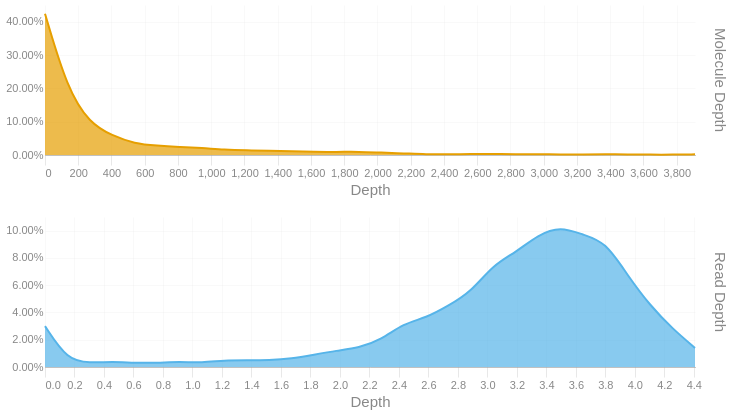

Notebook code cell kept with this figure:
### Code cell
readdep = depth_hist(tb['Read Depth'], q99, 3)
readdep = readdep.with_columns(pl.lit('Read Depth').alias('Metric'))
if not SKIPLR:
    moldep = depth_hist(tb['Molecule Depth'], mol_q99, 1)
    moldep = moldep.with_columns(pl.lit('Molecule Depth').alias('Metric'))
    _hist = pl.concat([readdep, moldep])
    _hist = _hist.filter(pl.col('Proportion') != 0)
    with SafeRender(_hist):
        (
            alt.Chart(_hist)        
            .mark_area(interpolate = "basis")
            .encode(
                x=alt.X('Bin:Q').scale(domainMin=0).axis(alt.Axis(title='Depth')),
                y = alt.Y('Proportion:Q', title = None).axis(format = '.2%'),
                color = alt.Color('Metric:N').legend(None),
                row = alt.Row("Metric:N").header(title = None, labelOrient = 'right'),
                tooltip = [
                    alt.Tooltip("Metric:N", title = "Metric"),
                    alt.Tooltip('Interval:N', title = "Depth Interval"),
                    alt.Tooltip('Proportion:Q', title = "% Alignments").format('.2%')
                ]
            )
            .resolve_scale(x='independent', y='independent')
            .properties(
                height = 150, width = 650,
                usermeta={'embedOptions': {'downloadFileName': f'{samplename}.depth.hist'}}
            )
        ).display()
else:
    readdep = readdep.filter(pl.col('Proportion') != 0)
    with SafeRender(readdep):
        (
            alt.Chart(readdep)        
            .mark_area(interpolate = "basis")
            .encode(
                x=alt.X('Bin:Q').scale(domainMin=0).axis(alt.Axis(title='Depth')),
                y = alt.Y('Proportion:Q', title = None).axis(format = '.2%'),
                tooltip = [
                    alt.Tooltip('Interval:N', title = "Depth Interval"),
                    alt.Tooltip('Proportion:Q', title = "% Alignments").format('.2%')
                ]
            )
            .properties(
                usermeta={'embedOptions': {'downloadFileName': f'{samplename}.depth.hist'}}
            )
        ).display()

### Figure 1 — Vega-Lite specification as saved in the notebook (floating-point values rounded to 4 significant figures)
{"width": 650, "height": 150, "config": {"title": {"anchor": "start", "dy": -15, "fontSize": 18, "color": "#888888", "subtitleColor": "#888888", "subtitleFontSize": 14}, "arc": {"fill": "#0072B2"}, "axis": {"domainColor": "#888888", "domainWidth": 0.5, "gridWidth": 0.2, "grid": false, "titleFontWeight": 400, "titleFontSize": 15, "labelFontSize": 11, "labelColor": "#888888", "tickColor": "#888888", "tickWidth": 0.2, "titleColor": "#888888"}, "axisBand": {"grid": false}, "axisX": {"grid": true, "tickSize": 10, "domainCap": "round"}, "axisY": {"domain": false, "grid": true, "tickSize": 0, "domainCap": "round"}, "background": "transparent", "header": {"labelFontSize": 15, "labelColor": "#888888", "titleFontSize": 15, "titleFontWeight": 600, "titleColor": "#888888"}, "legend": {"labelFont": "sans-serif", "labelFontSize": 12, "labelColor": "#888888", "symbolSize": 100, "symbolType": "circle", "titleFontSize": 12, "titlePadding": 10, "titleColor": "#888888", "title": null}, "range": {"category": ["#E69F00", "#56B4E9", "#009E73", "#F0E442", "#0072B2", "#D55E00", "#CC79A7", "#000000"], "diverging": ["#cfe8f3", "#a2d4ec", "#73bfe2", "#46abdb", "#1696d2", "#12719e"]}, "area": {"fill": "#0072B2", "fillOpacity": 0.7, "line": true, "strokeOpacity": 0.7}, "line": {"color": "#0072B2", "stroke": "#0072B2", "strokeWidth": 2}, "trail": {"color": "#0072B2", "stroke": "#0072B2", "strokeWidth": 0, "size": 1}, "point": {"filled": true, "fillOpacity": 1.0, "size": 95}, "text": {"color": "#888888", "fontSize": 11, "align": "right", "fontWeight": 400, "size": 11}, "bar": {"fill": "#0072B2", "stroke": null}, "view": {"stroke": null, "continuousWidth": 660, "continuousHeight": 400}}, "data": {"name": "data-937d88ef6f60fb78cec4bfc411e59e77"}, "mark": {"type": "area", "interpolate": "basis"}, "encoding": {"color": {"field": "Metric", "legend": null, "type": "nominal"}, "row": {"field": "Metric", "header": {"title": null, "labelOrient": "right"}, "type": "nominal"}, "tooltip": [{"field": "Metric", "title": "Metric", "type": "nominal"}, {"field": "Interval", "title": "Depth Interval", "type": "nominal"}, {"field": "Proportion", "format": ".2%", "title": "% Alignments", "type": "quantitative"}], "x": {"axis": {"title": "Depth"}, "field": "Bin", "scale": {"domainMin": 0}, "type": "quantitative"}, "y": {"axis": {"format": ".2%"}, "field": "Proportion", "title": null, "type": "quantitative"}}, "resolve": {"scale": {"x": "independent", "y": "independent"}}, "usermeta": {"embedOptions": {"downloadFileName": "S3_Waccamaw_1714.depth.hist"}}, "$schema": "https://vega.github.io/schema/vega-lite/v6.1.0.json", "datasets": {"data-937d88ef6f60fb78cec4bfc411e59e77": [{"Bin": 0.0, "Interval": "0.0-0.152", "Proportion": 0.03, "Metric": "Read Depth"}, {"Bin": 0.152, "Interval": "0.152-0.304", "Proportion": 0.005, "Metric": "Read Depth"}, {"Bin": 0.304, "Interval": "0.304-0.456", "Proportion": 0.003, "Metric": "Read Depth"}, {"Bin": 0.456, "Interval": "0.456-0.608", "Proportion": 0.004, "Metric": "Read Depth"}, {"Bin": 0.608, "Interval": "0.608-0.76", "Proportion": 0.003, "Metric": "Read Depth"}, {"Bin": 0.76, "Interval": "0.76-0.912", "Proportion": 0.003, "Metric": "Read Depth"}, {"Bin": 0.912, "Interval": "0.912-1.064", "Proportion": 0.004, "Metric": "Read Depth"}, {"Bin": 1.064, "Interval": "1.064-1.216", "Proportion": 0.003, "Metric": "Read Depth"}, {"Bin": 1.216, "Interval": "1.216-1.368", "Proportion": 0.005, "Metric": "Read Depth"}, {"Bin": 1.368, "Interval": "1.368-1.52", "Proportion": 0.005, "Metric": "Read Depth"}, {"Bin": 1.52, "Interval": "1.52-1.672", "Proportion": 0.005, "Metric": "Read Depth"}, {"Bin": 1.672, "Interval": "1.672-1.824", "Proportion": 0.006, "Metric": "Read Depth"}, {"Bin": 1.824, "Interval": "1.824-1.976", "Proportion": 0.009, "Metric": "Read Depth"}, {"Bin": 1.976, "Interval": "1.976-2.128", "Proportion": 0.012, "Metric": "Read Depth"}, {"Bin": 2.128, "Interval": "2.128-2.28", "Proportion": 0.014, "Metric": "Read Depth"}, {"Bin": 2.28, "Interval": "2.28-2.432", "Proportion": 0.02, "Metric": "Read Depth"}, {"Bin": 2.432, "Interval": "2.432-2.584", "Proportion": 0.032, "Metric": "Read Depth"}, {"Bin": 2.584, "Interval": "2.584-2.736", "Proportion": 0.036, "Metric": "Read Depth"}, {"Bin": 2.736, "Interval": "2.736-2.888", "Proportion": 0.045, "Metric": "Read Depth"}, {"Bin": 2.888, "Interval": "2.888-3.04", "Proportion": 0.055, "Metric": "Read Depth"}, {"Bin": 3.04, "Interval": "3.04-3.192", "Proportion": 0.075, "Metric": "Read Depth"}, {"Bin": 3.192, "Interval": "3.192-3.344", "Proportion": 0.084, "Metric": "Read Depth"}, {"Bin": 3.344, "Interval": "3.344-3.496", "Proportion": 0.097, "Metric": "Read Depth"}, {"Bin": 3.496, "Interval": "3.496-3.648", "Proportion": 0.103, "Metric": "Read Depth"}, {"Bin": 3.648, "Interval": "3.648-3.8", "Proportion": 0.097, "Metric": "Read Depth"}, {"Bin": 3.8, "Interval": "3.8-3.952", "Proportion": 0.092, "Metric": "Read Depth"}, {"Bin": 3.952, "Interval": "3.952-4.104", "Proportion": 0.067, "Metric": "Read Depth"}, {"Bin": 4.104, "Interval": "4.104-4.256", "Proportion": 0.045, "Metric": "Read Depth"}, {"Bin": 4.256, "Interval": "4.256-4.408", "Proportion": 0.028, "Metric": "Read Depth"}, {"Bin": 4.408, "Interval": "4.408-4.56", "Proportion": 0.014, "Metric": "Read Depth"}, {"Bin": 0.0, "Interval": "0.0-134.8", "Proportion": 0.424, "Metric": "Molecule Depth"}, {"Bin": 134.8, "Interval": "134.8-269.6", "Proportion": 0.197, "Metric": "Molecule Depth"}, {"Bin": 269.6, "Interval": "269.6-404.5", "Proportion": 0.095, "Metric": "Molecule Depth"}, {"Bin": 404.5, "Interval": "404.5-539.3", "Proportion": 0.058, "Metric": "Molecule Depth"}, {"Bin": 539.3, "Interval": "539.3-674.1", "Proportion": 0.034, "Metric": "Molecule Depth"}, {"Bin": 674.1, "Interval": "674.1-808.9", "Proportion": 0.028, "Metric": "Molecule Depth"}, {"Bin": 808.9, "Interval": "808.9-943.8", "Proportion": 0.024, "Metric": "Molecule Depth"}, {"Bin": 943.8, "Interval": "943.8-1078.6", "Proportion": 0.021, "Metric": "Molecule Depth"}, {"Bin": 1079.0, "Interval": "1078.6-1213.4", "Proportion": 0.016, "Metric": "Molecule Depth"}, {"Bin": 1213.0, "Interval": "1213.4-1348.2", "Proportion": 0.014, "Metric": "Molecule Depth"}, {"Bin": 1348.0, "Interval": "1348.2-1483.1", "Proportion": 0.013, "Metric": "Molecule Depth"}, {"Bin": 1483.0, "Interval": "1483.1-1617.9", "Proportion": 0.011, "Metric": "Molecule Depth"}, {"Bin": 1618.0, "Interval": "1617.9-1752.7", "Proportion": 0.01, "Metric": "Molecule Depth"}, {"Bin": 1753.0, "Interval": "1752.7-1887.5", "Proportion": 0.009, "Metric": "Molecule Depth"}, {"Bin": 1888.0, "Interval": "1887.5-2022.4", "Proportion": 0.01, "Metric": "Molecule Depth"}, {"Bin": 2022.0, "Interval": "2022.4-2157.2", "Proportion": 0.007, "Metric": "Molecule Depth"}, {"Bin": 2157.0, "Interval": "2157.2-2292.0", "Proportion": 0.005, "Metric": "Molecule Depth"}, {"Bin": 2292.0, "Interval": "2292.0-2426.8", "Proportion": 0.002, "Metric": "Molecule Depth"}, {"Bin": 2427.0, "Interval": "2426.8-2561.7", "Proportion": 0.002, "Metric": "Molecule Depth"}, {"Bin": 2562.0, "Interval": "2561.7-2696.5", "Proportion": 0.003, "Metric": "Molecule Depth"}, {"Bin": 2696.0, "Interval": "2696.5-2831.3", "Proportion": 0.003, "Metric": "Molecule Depth"}, {"Bin": 2831.0, "Interval": "2831.3-2966.1", "Proportion": 0.002, "Metric": "Molecule Depth"}, {"Bin": 2966.0, "Interval": "2966.1-3101.0", "Proportion": 0.003, "Metric": "Molecule Depth"}, {"Bin": 3101.0, "Interval": "3101.0-3235.8", "Proportion": 0.001, "Metric": "Molecule Depth"}, {"Bin": 3236.0, "Interval": "3235.8-3370.6", "Proportion": 0.002, "Metric": "Molecule Depth"}, {"Bin": 3371.0, "Interval": "3370.6-3505.4", "Proportion": 0.002, "Metric": "Molecule Depth"}, {"Bin": 3505.0, "Interval": "3505.4-3640.2", "Proportion": 0.002, "Metric": "Molecule Depth"}, {"Bin": 3640.0, "Interval": "3640.2-3775.1", "Proportion": 0.001, "Metric": "Molecule Depth"}, {"Bin": 3775.0, "Interval": "3775.1-3909.9", "Proportion": 0.001, "Metric": "Molecule Depth"}, {"Bin": 3910.0, "Interval": "3909.9-4044.72", "Proportion": 0.002, "Metric": "Molecule Depth"}]}}
